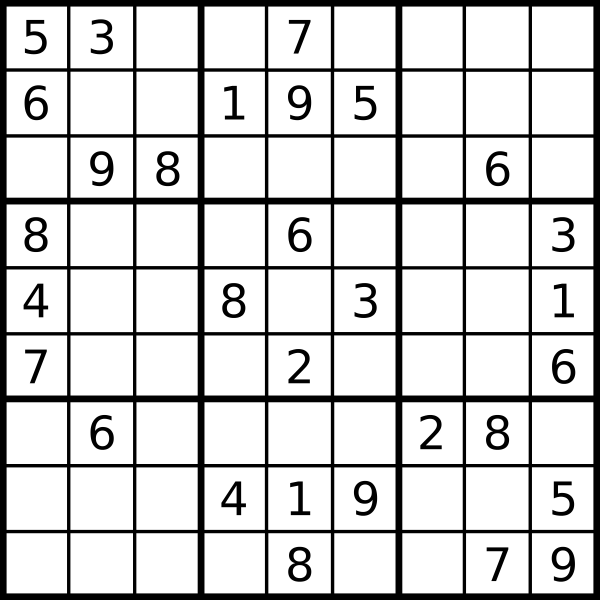
#> input picture Soduko_Images/1.png, 1200 x 1200 px (shown at 1/2 size)
$ python -i Digits_Recognition.py   (imports and definitions only)
#> lines starting #> are read from the running program, lines starting #| are printed output that depends on the picture; after the words box and inside, x2 and y2 are one past the last pixel; in counts of white or black regions, pixels touching at a corner belong together
#> further down, picture is the input picture: shape (1200, 1200, 3); min 0, max 255, mean 209.8
# import the necessary packages
from imutils.perspective import four_point_transform
from imutils import contours
import imutils
import cv2 as cv
from Defeinitions import *
import numpy as np
from Features_Extraction import *

def gen_roi_of_digit(digit_img):
	digit_img = cv.resize(digit_img, (500, 500))
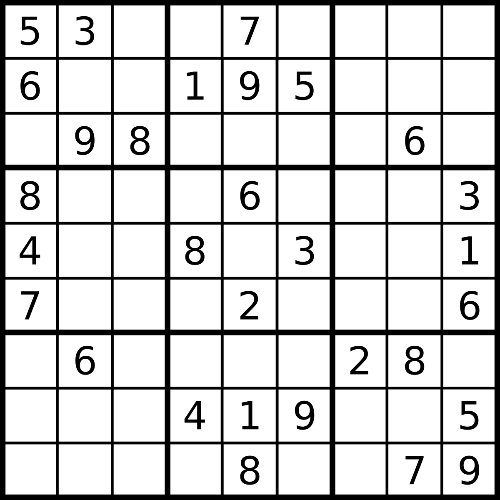
#> digit_img: shape (500, 500, 3); min 0, max 255, mean 210.6
	gray = cv.cvtColor(digit_img, cv.COLOR_BGR2GRAY)
	#gray = digit_img
	threshold_value, thresh = cv.threshold(gray, 155, 255, cv.THRESH_BINARY)
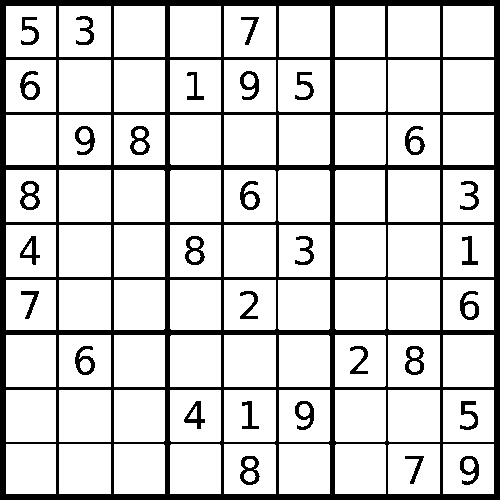
#> thresh: shape (500, 500); 82.3% white; 31 black regions, largest, box (x1, y1, x2, y2) and area: (0, 0, 500, 500) 37470, (240, 456, 260, 485) 280, (130, 126, 150, 155) 279
	# [4 lines of commented-out code are left out]
	thresh = cv.bitwise_not(thresh)
#> thresh: shape (500, 500); 17.7% white; 31 white regions
	cnts = cv.findContours(thresh.copy(), cv.RETR_TREE, cv.CHAIN_APPROX_SIMPLE)
#> cnts = 134 contours, 1 with area under 20; largest, box (x1, y1, x2, y2) and area: (0, 0, 500, 500) 249001, (58, 389, 112, 443) 2807, (387, 334, 441, 388) 2807, (223, 334, 277, 388) 2807, (58, 334, 112, 388) 2807
	cnts = imutils.grab_contours(cnts)
	if (len(cnts) > 0):
		digitCnts = contours.sort_contours(cnts, method="left-to-right")[0]
#> digitCnts = 134 contours, 1 with area under 20; largest, box (x1, y1, x2, y2) and area: (0, 0, 500, 500) 249001, (58, 389, 112, 443) 2807, (58, 334, 112, 388) 2807, (58, 224, 112, 278) 2807, (58, 169, 112, 223) 2807
		max = 0
		maxcont = cnts[0]
#> maxcont = [[0, 0], [0, 499], [499, 499], [499, 0]]
		for c in digitCnts:
			# compute the bounding box of the contour
			(x, y, w, h) = cv.boundingRect(c)
			# if the contour is sufficiently large, it must be a digit
			if cv.contourArea(c) > 25000 and cv.contourArea(c) < 50000:
				maxcont = c
#> this loop made 134 passes
#> (x, y, w, h) on passes 2 to 13: (5, 443, 52, 52), (5, 389, 52, 54), (5, 334, 52, 54), (5, 279, 52, 52), (5, 224, 52, 54), (5, 169, 52, 54), (5, 114, 52, 52), (5, 59, 52, 54), (5, 5, 52, 53), (20, 236, 20, 29), (20, 181, 20, 29), (20, 71, 20, 29)
#> (c, x, y, w, h) on passes 1, 18: ([[0, 0], [0, 499], [499, 499], [499, 0]], 0, 0, 500, 500), ([[23, 83], [24, 82], [25, 83], [24, 84]], 23, 82, 3, 3)
		(x, y, w, h) = cv.boundingRect(maxcont)
#> x = 0; y = 0; w = 500; h = 500
	else:
		(x, y, w, h) = (0, 0, 500, 500)
	# print(cv.contourArea(maxcont))
	roi = thresh[y:y + h, x:x + w]
	#cv.imshow('roi',roi)
	#cv.waitKey(500)
	return roi

# [44 lines left out: functions minMSE, maxCorr, recognize_digit, not called in this run]

>>> import cv2
>>> picture = cv2.imread('Soduko_Images/1.png')
>>> result = gen_roi_of_digit(picture)

$ run again, on Soduko_Images/4.png
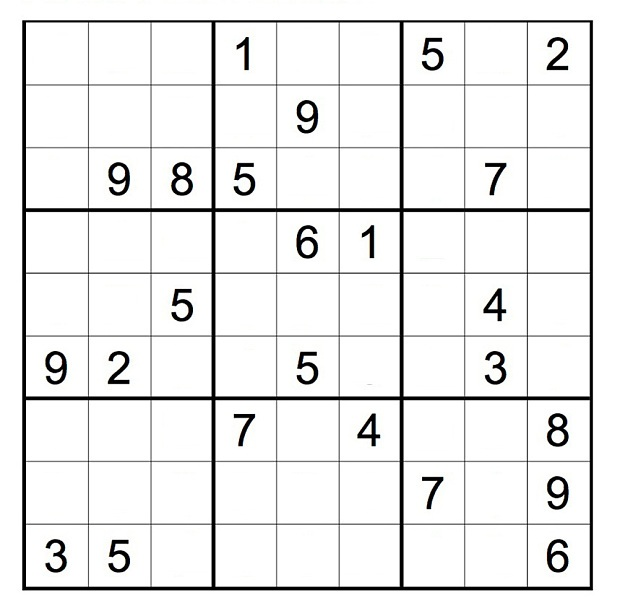
#> input picture Soduko_Images/4.png, 620 x 615 px
#> picture is the input picture: shape (615, 620, 3); mean B, G, R 236, 236.1, 236
#> in gen_roi_of_digit, `threshold_value, thresh = cv.threshold(gray, 155, 255, cv.THRESH_BINARY)`:
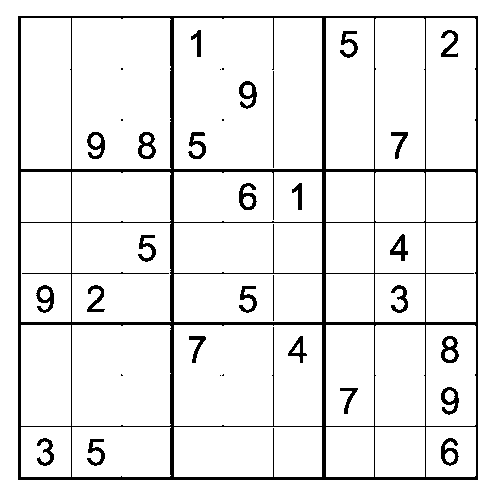
#> thresh: shape (500, 500); 92.3% white; 35 black regions (8 under 20 px), largest, box (x1, y1, x2, y2) and area: (18, 16, 478, 480) 13969, (138, 132, 156, 159) 252, (441, 336, 459, 363) 251
#> cnts = 80 contours, 10 with area under 20; largest, box (x1, y1, x2, y2) and area: (18, 16, 478, 480) 212517, (173, 17, 323, 170) 22642, (173, 324, 323, 427) 15189, (71, 17, 172, 170) 15052, (71, 324, 172, 427) 10097
#> digitCnts has the same summary as cnts
#> maxcont = [[18, 16], [18, 479], [477, 479], [477, 16]]
#> the loop in gen_roi_of_digit, `for c in digitCnts:` made 80 passes
#> (x, y, w, h) on passes 2 to 9: (20, 426, 52, 52), (20, 324, 52, 103), (20, 222, 52, 101), (20, 171, 52, 52), (20, 17, 52, 153), (36, 285, 18, 28), (37, 438, 17, 28), (39, 288, 12, 13)
#> in gen_roi_of_digit, `(x, y, w, h) = cv.boundingRect(maxcont)`: x = 18; y = 16; w = 460; h = 464
#> in gen_roi_of_digit, `roi = thresh[y:y + h, x:x + w]`:
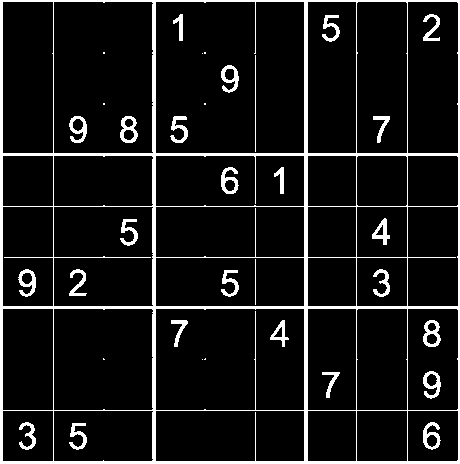
#> roi: shape (464, 460); 9% white; 35 white regions (8 under 20 px), largest, box (x1, y1, x2, y2) and area: (0, 0, 460, 464) 13969, (120, 116, 138, 143) 252, (423, 320, 441, 347) 251
